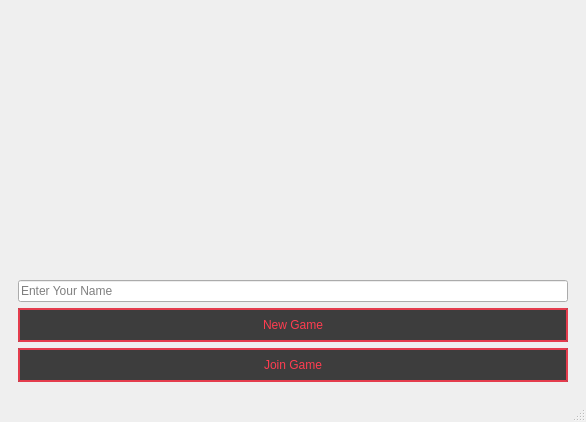
<?xml version="1.0" encoding="UTF-8"?>
<ui version="4.0">
 <class>Lobby</class>
 <widget class="QMainWindow" name="Lobby">
  <property name="geometry">
   <rect>
    <x>0</x>
    <y>0</y>
    <width>586</width>
    <height>422</height>
   </rect>
  </property>
  <property name="windowTitle">
   <string>Need for Speed 2D - Lobby</string>
  </property>
  <widget class="QWidget" name="centralwidget">
   <property name="styleSheet">
    <string notr="true">#centralwidget {
    border-image: url(&quot;../client/resources/assets/lobby/lobby.png&quot;) 0 0 0 0 stretch stretch;
}

#centralwidget &gt; * {
    background: transparent;
}

QStackedWidget#stackedWidget {
    background: transparent;
}
</string>
   </property>
   <layout class="QVBoxLayout" name="verticalLayout_central">
    <item>
     <widget class="QStackedWidget" name="stackedWidget">
      <property name="currentIndex">
       <number>0</number>
      </property>
      <widget class="QWidget" name="pageMenu">
       <layout class="QVBoxLayout" name="verticalLayout_menu">
        <item>
         <spacer name="verticalSpacer_menu_top">
          <property name="orientation">
           <enum>Qt::Vertical</enum>
          </property>
          <property name="sizeHint" stdset="0">
           <size>
            <width>20</width>
            <height>20</height>
           </size>
          </property>
         </spacer>
        </item>
        <item>
         <spacer name="verticalSpacer_menu_mid">
          <property name="orientation">
           <enum>Qt::Vertical</enum>
          </property>
          <property name="sizeHint" stdset="0">
           <size>
            <width>20</width>
            <height>10</height>
           </size>
          </property>
         </spacer>
        </item>
        <item>
         <widget class="QLineEdit" name="playerNameLineEdit">
          <property name="styleSheet">
           <string notr="true">    font: 600 14pt &quot;Ubuntu Sans&quot;;
    color: white;
    background-color: rgba(0, 0, 0, 190);
    border: 2px solid rgba(255, 60, 80, 220);
    border-radius: 18px;
    padding: 6px 14px;
    selection-background-color: rgb(255, 60, 80);
    selection-color: black;


QLineEdit#playerNameLineEdit:hover {
    background-color: rgba(255, 60, 80, 40);
    border: 2px solid rgb(255, 60, 80);
}

QLineEdit#playerNameLineEdit:focus {
    background-color: rgba(255, 60, 80, 60);
    border: 2px solid rgb(255, 60, 80);
}

placeholder {
    color: rgba(255, 255, 255, 150);
}
</string>
          </property>
          <property name="text">
           <string/>
          </property>
          <property name="placeholderText">
           <string>Enter Your Name</string>
          </property>
         </widget>
        </item>
        <item>
         <widget class="QPushButton" name="createGameButton">
          <property name="cursor">
           <cursorShape>ArrowCursor</cursorShape>
          </property>
          <property name="styleSheet">
           <string notr="true">QPushButton#createGameButton {
    font: 800 16pt &quot;Ubuntu Sans&quot;;
    color: rgb(255, 60, 80);                 
    background-color: rgba(0, 0, 0, 190);  
    border: 2px solid rgba(255, 60, 80, 220);
    border-radius: 18px;
    padding: 8px 30px;
}

QPushButton#createGameButton:hover {
    background-color: rgba(255, 60, 80, 50);
    border: 2px solid rgb(255, 60, 80);
}

QPushButton#createGameButton:pressed{
    background-color: rgb(255, 60, 80);
    color: black;
}
</string>
          </property>
          <property name="text">
           <string>New Game</string>
          </property>
         </widget>
        </item>
        <item>
         <widget class="QPushButton" name="joinGameButton">
          <property name="styleSheet">
           <string notr="true">QPushButton#joinGameButton {
    font: 800 16pt &quot;Ubuntu Sans&quot;;
    color: rgb(255, 60, 80);                 
    background-color: rgba(0, 0, 0, 190);  
    border: 2px solid rgba(255, 60, 80, 220);
    border-radius: 18px;
    padding: 8px 30px;
}

QPushButton#joinGameButton:hover {
    background-color: rgba(255, 60, 80, 50);
    border: 2px solid rgb(255, 60, 80);
}

QPushButton#joinGameButton:pressed{
    background-color: rgb(255, 60, 80);
    color: black;
}
</string>
          </property>
          <property name="text">
           <string>Join Game</string>
          </property>
         </widget>
        </item>
       </layout>
      </widget>
      <widget class="QWidget" name="pageConnect">
       <layout class="QVBoxLayout" name="verticalLayout_connect">
        <item>
         <spacer name="verticalSpacer_connect_top">
          <property name="orientation">
           <enum>Qt::Vertical</enum>
          </property>
          <property name="sizeHint" stdset="0">
           <size>
            <width>20</width>
            <height>10</height>
           </size>
          </property>
         </spacer>
        </item>
        <item>
         <widget class="QLabel" name="raceCodeLabel">
          <property name="styleSheet">
           <string notr="true">QLabel#raceCodeLabel {
    font: 700 12pt &quot;Ubuntu Sans&quot;;
    color: rgb(255, 60, 80);  
    background-color: rgba(0, 0, 0, 200);
    border: 1px solid rgba(255, 60, 80, 180);
    border-radius: 10px;
    padding: 4px 10px;
}
</string>
          </property>
          <property name="text">
           <string>Race code:</string>
          </property>
         </widget>
        </item>
        <item>
         <widget class="QLineEdit" name="raceCodeLineEdit">
          <property name="styleSheet">
           <string notr="true">QLineEdit#raceCodeLineEdit {
    background-color: rgba(0, 0, 0, 200);
    border: 2px solid rgba(255, 60, 80, 220);
    border-radius: 12px;
    padding: 6px 10px;
    color: rgb(230, 230, 230);
    font: 600 11pt &quot;Ubuntu Sans&quot;;
}

QLineEdit#raceCodeLineEdit:focus {
    border: 2px solid rgb(255, 60, 80);
}
</string>
          </property>
         </widget>
        </item>
        <item>
         <widget class="QPushButton" name="connectButton">
          <property name="styleSheet">
           <string notr="true">QPushButton#connectButton {
    font: 800 13pt &quot;Ubuntu Sans&quot;;
    color: black;
    background-color: rgb(0, 230, 120);   
    border: 2px solid rgb(255, 255, 255);
    border-radius: 14px;
    padding: 6px 24px;
}

QPushButton#connectButton:hover {
    background-color: rgb(0, 255, 140);
}

QPushButton#connectButton:pressed {
    background-color: rgb(0, 200, 100);
}
</string>
          </property>
          <property name="text">
           <string>Connect</string>
          </property>
         </widget>
        </item>
        <item>
         <widget class="QPushButton" name="backConnectButton">
          <property name="styleSheet">
           <string notr="true">QPushButton#backConnectButton {
    font: 700 12pt &quot;Ubuntu Sans&quot;;
    color: rgb(255, 60, 80);
    background-color: rgba(0, 0, 0, 190);
    border: 2px solid rgba(255, 60, 80, 220);
    border-radius: 14px;
    padding: 6px 20px;
}

QPushButton#backConnectButton:hover {
    background-color: rgba(255, 60, 80, 50);
}

QPushButton#backConnectButton:pressed {
    background-color: rgb(255, 60, 80);
    color: black;
}
</string>
          </property>
          <property name="text">
           <string>Back</string>
          </property>
         </widget>
        </item>
        <item>
         <spacer name="verticalSpacer_connect_bottom">
          <property name="orientation">
           <enum>Qt::Vertical</enum>
          </property>
          <property name="sizeHint" stdset="0">
           <size>
            <width>20</width>
            <height>10</height>
           </size>
          </property>
         </spacer>
        </item>
       </layout>
      </widget>
      <widget class="QWidget" name="pageCarSelection">
       <layout class="QVBoxLayout" name="verticalLayout_car">
        <item>
         <widget class="QLabel" name="carTitleLabel">
          <property name="styleSheet">
           <string notr="true">QLabel#carTitleLabel {
    font: 800 20pt &quot;Ubuntu Sans&quot;;
    color: rgb(255, 60, 80); 
    background-color: rgba(0, 0, 0, 200);   
    border: 2px solid rgba(255, 60, 80, 220);
    border-radius: 14px;
    padding: 6px 18px;
    qproperty-alignment: AlignCenter;
}
</string>
          </property>
          <property name="text">
           <string>Choose your car</string>
          </property>
          <property name="alignment">
           <set>Qt::AlignCenter</set>
          </property>
         </widget>
        </item>
        <item>
         <widget class="QListWidget" name="carListWidget">
          <property name="styleSheet">
           <string notr="true">QListWidget#carListWidget {
    background-color: rgba(0, 0, 0, 180);
    border: 2px solid rgba(255, 60, 80, 220);
    border-radius: 12px;
    padding: 6px;
    color: rgb(230, 230, 230);
    font: 600 11pt &quot;Ubuntu Sans&quot;;
}

QListWidget#carListWidget::item {
    padding: 6px;
}

QListWidget#carListWidget::item:selected {
    background-color: rgba(255, 60, 80, 160);
    color: white;
}

QListWidget#carListWidget::item:focus {
    outline: none;
}
</string>
          </property>
         </widget>
        </item>
        <item>
         <widget class="QLabel" name="carPreviewLabel">
          <property name="styleSheet">
           <string notr="true">QLabel#carPreviewLabel {
    background-color: rgba(0, 0, 0, 200);
    border: 2px solid rgba(255, 60, 80, 220);
    border-radius: 12px;
    padding: 8px 12px;
    color: rgb(230, 230, 230);
    font: 500 10pt &quot;Ubuntu Sans&quot;;
}</string>
          </property>
          <property name="text">
           <string>Select a car to see details</string>
          </property>
          <property name="alignment">
           <set>Qt::AlignCenter</set>
          </property>
         </widget>
        </item>
        <item>
         <widget class="QPushButton" name="confirmButton">
          <property name="styleSheet">
           <string notr="true">QPushButton#confirmButton {
    font: 700 12pt &quot;Ubuntu Sans&quot;;
    color: rgb(255, 60, 80);
    background-color: rgba(0, 0, 0, 190);
    border: 2px solid rgba(255, 60, 80, 220);
    border-radius: 14px;
    padding: 6px 20px;
}

QPushButton#confirmButton:hover{
    background-color: rgba(255, 60, 80, 50);
}

QPushButton#confirmButton:pressed{
    background-color: rgb(255, 60, 80);
    color: black;
}
</string>
          </property>
          <property name="text">
           <string>Confirm</string>
          </property>
         </widget>
        </item>
        <item>
         <widget class="QPushButton" name="backCarButton">
          <property name="styleSheet">
           <string notr="true">QPushButton#backCarButton {
    font: 700 12pt &quot;Ubuntu Sans&quot;;
    color: rgb(255, 60, 80);
    background-color: rgba(0, 0, 0, 190);
    border: 2px solid rgba(255, 60, 80, 220);
    border-radius: 14px;
    padding: 6px 20px;
}

QPushButton#backCarButton:hover {
    background-color: rgba(255, 60, 80, 50);
}

QPushButton#backCarButton:pressed {
    background-color: rgb(255, 60, 80);
    color: black;
}
</string>
          </property>
          <property name="text">
           <string>Back</string>
          </property>
         </widget>
        </item>
       </layout>
      </widget>
      <widget class="QWidget" name="pageStart">
       <layout class="QVBoxLayout" name="verticalLayout_start">
        <item>
         <widget class="QLabel" name="startTitleLabel">
          <property name="styleSheet">
           <string notr="true">QLabel#startTitleLabel {
    font: 800 20pt &quot;Ubuntu Sans&quot;;
    color: rgb(255, 60, 80);   
    background-color: rgba(0, 0, 0, 200); 
    border: 2px solid rgba(255, 60, 80, 220);
    border-radius: 14px;
    padding: 6px 18px;
    qproperty-alignment: AlignCenter;
}
</string>
          </property>
          <property name="text">
           <string>Lobby Start</string>
          </property>
          <property name="alignment">
           <set>Qt::AlignCenter</set>
          </property>
         </widget>
        </item>
        <item>
         <widget class="QLabel" name="playersLabel">
          <property name="styleSheet">
           <string notr="true">QLabel#playersLabel {
    background-color: rgba(0, 0, 0, 200);
    border: 1px solid rgba(255, 60, 80, 160);
    border-radius: 10px;
    padding: 4px 10px;
    color: rgb(230, 230, 230);
    font: 600 11pt &quot;Ubuntu Sans&quot;;
    qproperty-alignment: AlignCenter;
}</string>
          </property>
          <property name="text">
           <string>Players: 1 / ?</string>
          </property>
          <property name="alignment">
           <set>Qt::AlignCenter</set>
          </property>
         </widget>
        </item>
        <item>
         <widget class="QLabel" name="gameCodeLabel">
          <property name="styleSheet">
           <string notr="true">QLabel#gameCodeLabel {
    background-color: rgba(0, 0, 0, 200);
    border: 1px solid rgba(255, 60, 80, 160);
    border-radius: 10px;
    padding: 4px 10px;
    color: rgb(230, 230, 230);
    font: 600 11pt &quot;Ubuntu Sans&quot;;
    qproperty-alignment: AlignCenter;
}</string>
          </property>
          <property name="text">
           <string>Game code: ?</string>
          </property>
          <property name="alignment">
           <set>Qt::AlignCenter</set>
          </property>
         </widget>
        </item>
        <item>
         <widget class="QPushButton" name="startButton">
          <property name="enabled">
           <bool>false</bool>
          </property>
          <property name="styleSheet">
           <string notr="true">QPushButton#startButton {
    font: 800 14pt &quot;Ubuntu Sans&quot;;
    color: black;
    background-color: rgb(0, 230, 120);  
    border: 2px solid rgb(255, 255, 255);
    border-radius: 16px;
    padding: 6px 26px;
}

QPushButton#startButton:disabled {
    background-color: rgba(0, 230, 120, 80);
    border: 2px solid rgba(255, 255, 255, 80);
    color: rgba(0, 0, 0, 120);
}

QPushButton#startButton:hover:!disabled {
    background-color: rgb(0, 255, 140);
}

QPushButton#startButton:pressed:!disabled {
    background-color: rgb(0, 200, 100);
}
</string>
          </property>
          <property name="text">
           <string>Start</string>
          </property>
         </widget>
        </item>
        <item>
         <widget class="QPushButton" name="backStartButton">
          <property name="styleSheet">
           <string notr="true">QPushButton#backStartButton {
    font: 700 12pt &quot;Ubuntu Sans&quot;;
    color: rgb(255, 60, 80);
    background-color: rgba(0, 0, 0, 190);
    border: 2px solid rgba(255, 60, 80, 220);
    border-radius: 14px;
    padding: 6px 20px;
}

QPushButton#backStartButton:hover {
    background-color: rgba(255, 60, 80, 50);
}

QPushButton#backStartButton:pressed {
    background-color: rgb(255, 60, 80);
    color: black;
}
</string>
          </property>
          <property name="text">
           <string>Back</string>
          </property>
         </widget>
        </item>
       </layout>
      </widget>
     </widget>
    </item>
   </layout>
  </widget>
  <widget class="QMenuBar" name="menubar">
   <property name="geometry">
    <rect>
     <x>0</x>
     <y>0</y>
     <width>586</width>
     <height>23</height>
    </rect>
   </property>
  </widget>
  <widget class="QStatusBar" name="statusbar"/>
 </widget>
 <resources/>
 <connections/>
</ui>
